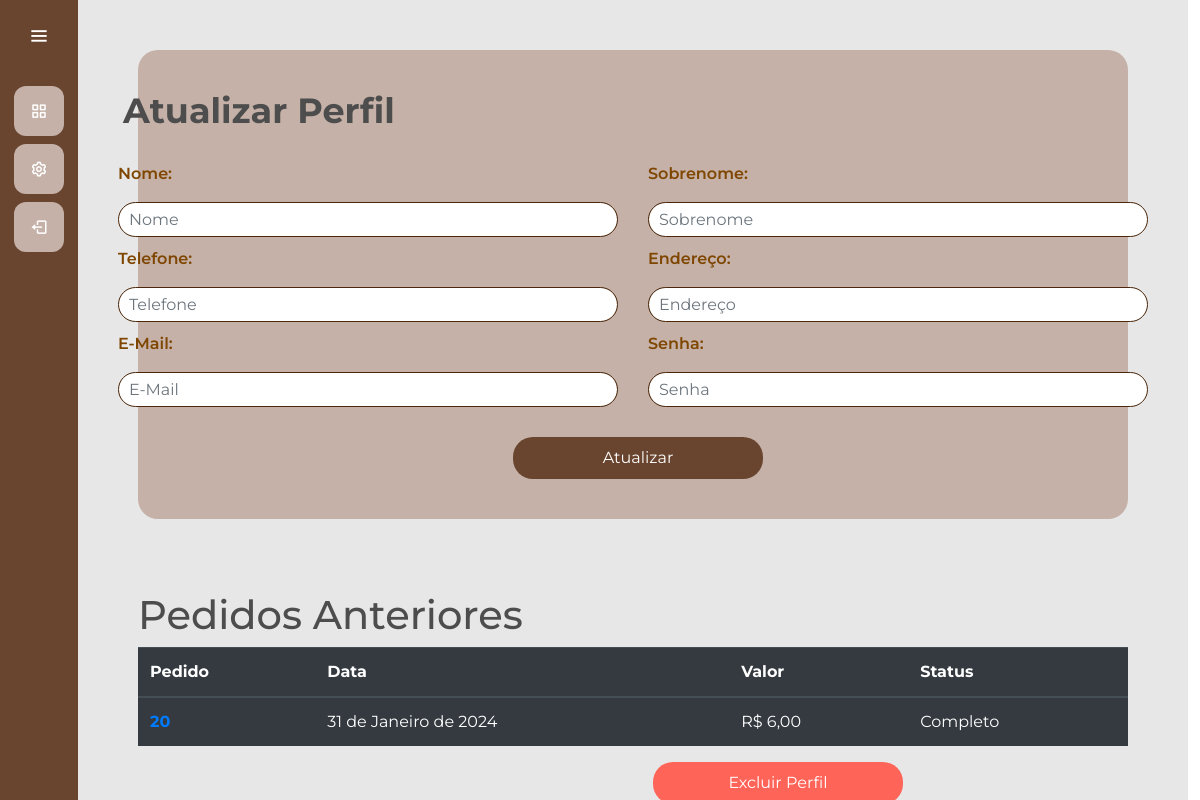
The page /usuarios/perfil/ (signed in) on the database as committed earlier.
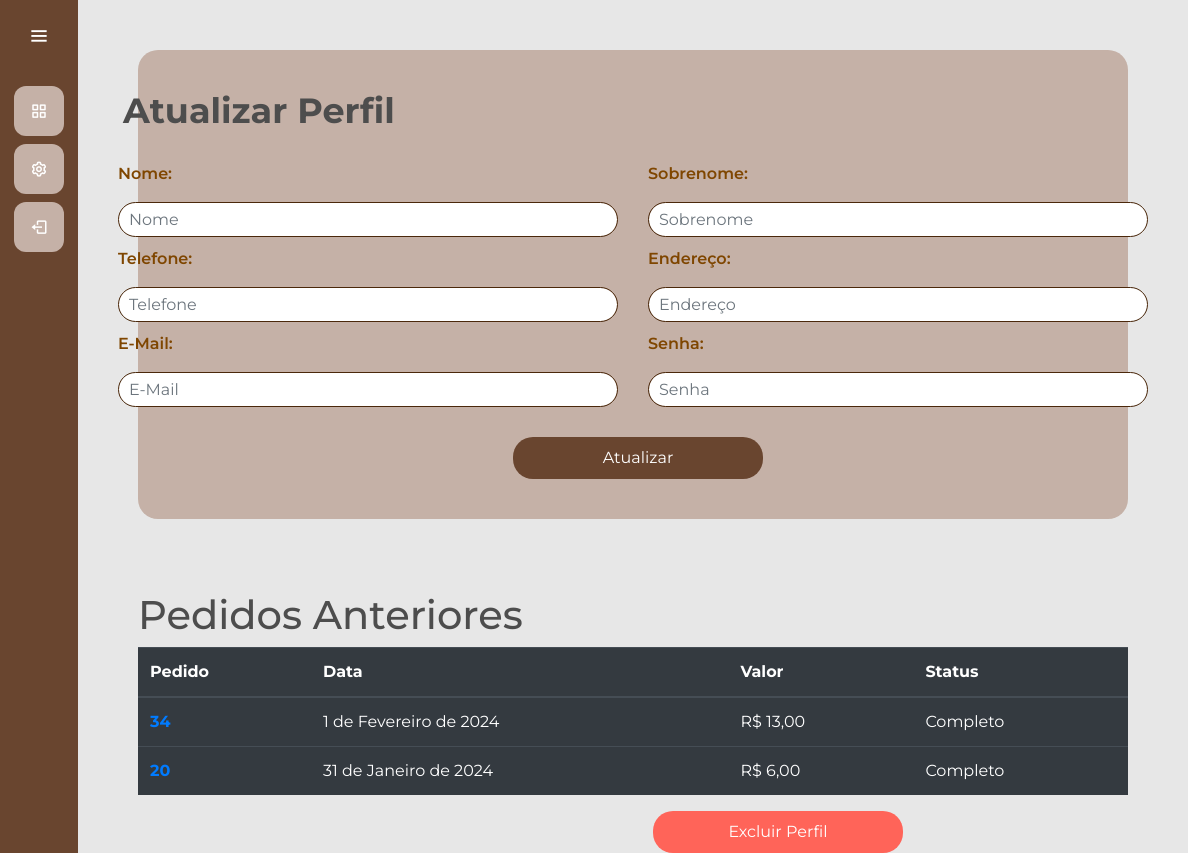
The same page on the database as committed later.
### gerenciamento/models.py (models this page shows, shortened)
class Pedido(models.Model):
    id_pedido = models.AutoField(primary_key=True)
    id_transacao = models.CharField(max_length=255, null=True)
    cliente = models.ForeignKey(usuarios_models.Usuario, on_delete=models.SET_NULL, null=True, blank=True)
    data = models.DateField(auto_now_add=True)
    valor_final = models.FloatField(default=0.0)
    produtos = models.ManyToManyField(Produto, through='PedidoProduto')
    completo = models.BooleanField(default=False, null=True, blank=False)

### usuarios/views.py (the view, shortened to what this page needs)
# urls.py: path('perfil/', views.perfil, name='perfil'),
@login_required(login_url='/usuarios/cadastro/')
def perfil(request):
    pedidos = Pedido.objects.filter(cliente=request.user, valor_final__gt=0)
    return render(request, 'perfil.html',{'pedidos': pedidos})

### usuarios/models.py (called while the page is built)
    def __str__(self) -> str:
        return self.username

### usuarios/templates/perfil.html (shortened to what the changed rows need)
{% extends "cliente.html" %}
{% load static %}
{% block 'head' %}
    <link rel="stylesheet" href="{% static 'usuarios/css/telaprincipal.css' %}">
    <link rel="stylesheet" href="{% static 'gerenciamento/css/gerenciamento.css' %}">
{% endblock %}
{% block 'dashboard' %}
<body>
    <div class="container-perfil">
        <div id="att-perfil">
            <form action="{% url 'perfil' %}" method="POST" id="form-perfil">
                <div class="caixa-perfil">
                    <div id="perfil">
                        <h1 class="titulo_perfil">Atualizar Perfil</h1>
                    </div>
                </div>
            </form>
        </div>
    </div>
    <div class="container-pedidos">
        <br>
        <br>
        <div id="pedidos-anteriores" class="pedidos-anteriores">
            <div class="caixa-pedidos">
                <div id="pedidos" class="pedidos-anteriores">
                    <br>
                    <h1  id="pedidos-anteriores-perfil">Pedidos Anteriores</h1>
                    <div class="container-fluid distanciamento">
                        <table class="table table-dark">
                            <thead>
                                <tr>
                                    <th scope="col">Pedido</th>
                                    <th scope="col">Data</th>
                                    <th scope="col">Valor</th>
                                    <th scope="col">Status</th>
                                </tr>
                            </thead>
                            <tbody>
                                {% for pedido in pedidos|dictsortreversed:"id_pedido" %}
                                    <tr>
                                        <th><a href="{% url 'notaPedido' pedido.id_pedido %}">{{ pedido.id_pedido }}</a></th>
                                        <td>{{ pedido.data }}</td>
                                        <td>R$ {{ pedido.valor_final|floatformat:2 }}</td>
                                        <td>{% if pedido.completo %}Completo{% else %}Incompleto{% endif %}</td>
                                    </tr>
                                {% endfor %}
                            </tbody>
                        </table>
                    </div>
                </div>
            </div>
        </div>
    </div>
</body>
{% endblock %}

Rows that differ between the two databases and show on the page:
added Pedido: id_pedido "34", data "1 de Fevereiro de 2024", valor_final "13,00", completo "Completo"
